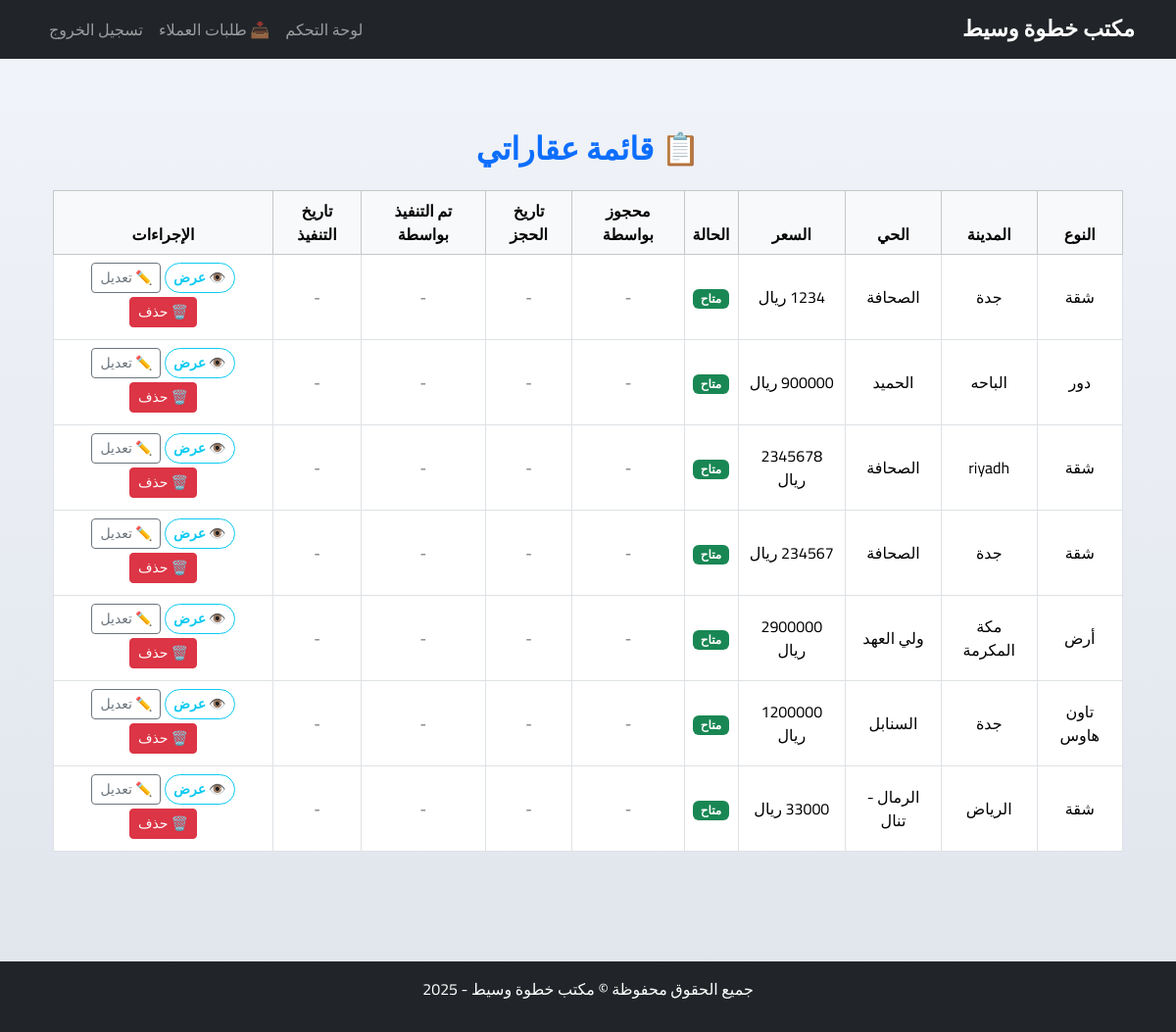
The app's page /dashboard/my-properties/ (signed in), older data.
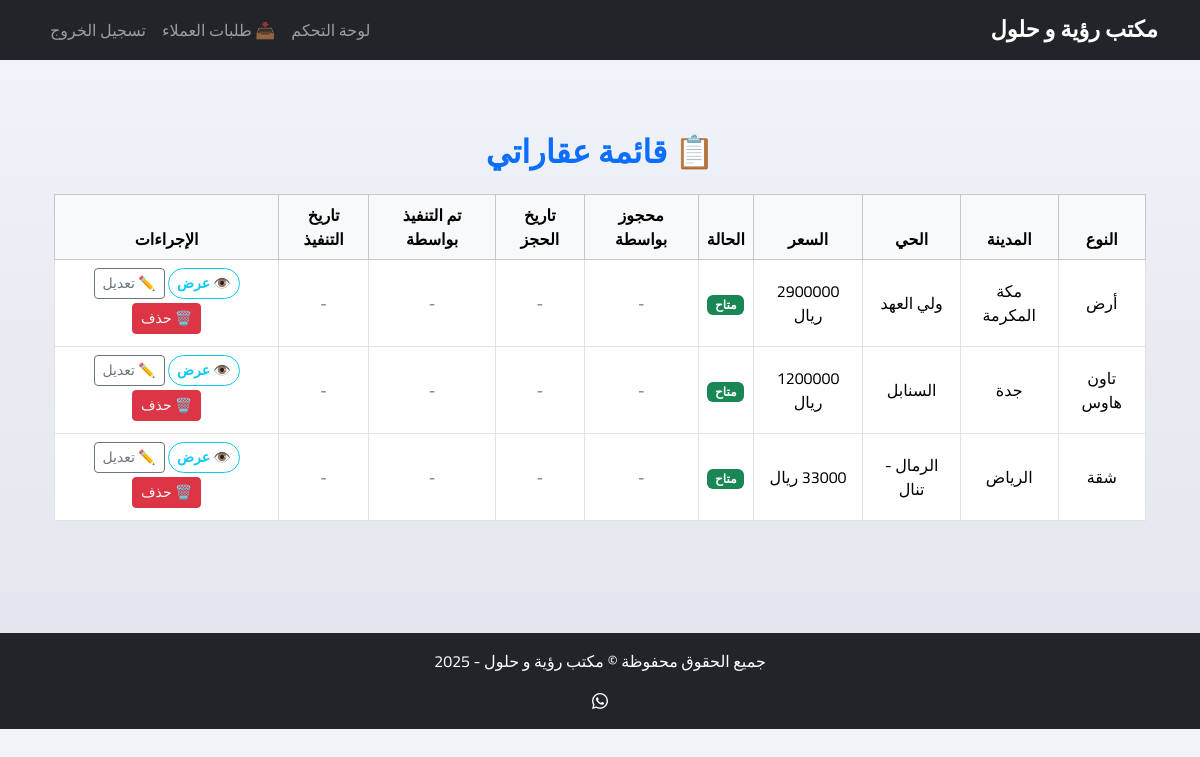
The same page, newer data.
### core/models.py (models this page shows, shortened)
class Property(models.Model):
    PROPERTY_TYPE_CHOICES = [
        ('apartment', 'شقة'),
        ('villa', 'فيلا'),
        ('land', 'أرض'),
        ('building', 'عمارة'),
        ('townhouse', 'تاون هاوس'),
        ('floor', 'دور'),
        ('palace', 'قصر'),
        ('chalet', 'استراحة'),
        ('farm', 'مزرعة'),
    ]
    OFFER_TYPE_CHOICES = [
        ('sale', 'بيع'),
        ('rent', 'إيجار'),
    ]
    PROPERTY_STATUS_CHOICES = [
        ('available', 'متاح'),
        ('reserved', 'محجوز'),
        ('executed', 'تم التنفيذ'),
    ]
    property_type = models.CharField(max_length=20, choices=PROPERTY_TYPE_CHOICES)
    offer_type = models.CharField(max_length=10, choices=OFFER_TYPE_CHOICES)
    age = models.PositiveIntegerField()
    price = models.DecimalField(max_digits=12, decimal_places=2)
    city = models.CharField(max_length=100)
    district = models.CharField(max_length=100)
    phone = models.CharField(max_length=20, verbose_name="رقم الجوال", null=True, blank=True)
    description = models.TextField()
    image = CloudinaryField('image', blank=True, null=True)
    license_number = models.CharField(max_length=50, blank=True, null=True)
    area = models.FloatField(null=True, blank=True)
    owner = models.ForeignKey(
        settings.AUTH_USER_MODEL,
        on_delete=models.CASCADE,
        related_name='properties'
    )
    created_at = models.DateTimeField(auto_now_add=True)
    status = models.CharField(
        max_length=10,
        choices=PROPERTY_STATUS_CHOICES,
        default='available'
    )
    reserved_by = models.ForeignKey(
        settings.AUTH_USER_MODEL,
        null=True,
        blank=True,
        on_delete=models.SET_NULL,
        related_name='reserved_properties',
        verbose_name="تم الحجز بواسطة"
    )
    reserved_at = models.DateTimeField(null=True, blank=True, verbose_name="وقت الحجز")
    executed_by = models.ForeignKey(
        settings.AUTH_USER_MODEL,
        null=True,
        blank=True,
        on_delete=models.SET_NULL,
        related_name='executed_properties',
        verbose_name="تم التنفيذ بواسطة"
    )
    executed_at = models.DateTimeField(null=True, blank=True, verbose_name="وقت التنفيذ")

class SiteSettings(models.Model):
    site_name = models.CharField(max_length=100, default='مكتب خطوة وسيط')
    twitter_url = models.URLField(blank=True, null=True)
    snapchat_url = models.URLField(blank=True, null=True)
    whatsapp_number = models.CharField(max_length=20, blank=True, null=True)
    class Meta:
        verbose_name = "إعدادات الموقع"
        verbose_name_plural = "إعدادات الموقع"

### core/views.py (the view)
# urls.py: path('dashboard/my-properties/', views.my_properties_view, name='my_properties'),
@login_required
def my_properties_view(request):
    properties = Property.objects.filter(owner=request.user).order_by('-created_at')
    return render(request, 'core/my_properties.html', {'properties': properties})

### core/context_processors.py (called while the page is built)
def site_settings(request):
    try:
        return {'site_settings': SiteSettings.objects.first()}
    except:
        return {'site_settings': None}

### core/templates/core/my_properties.html (shortened to what this page needs)
{% extends 'core/base.html' %}
{% block content %}
<div class="container py-5">
    <h2 class="text-center fw-bold text-primary mb-4">📋 قائمة عقاراتي</h2>
    <div class="table-responsive">
        <table class="table table-bordered text-center align-middle">
            <thead class="table-light">
                <tr>
                    <th>النوع</th>
                    <th>المدينة</th>
                    <th>الحي</th>
                    <th>السعر</th>
                    <th>الحالة</th>
                    <th>محجوز بواسطة</th>
                    <th>تاريخ الحجز</th>
                    <th>تم التنفيذ بواسطة</th>
                    <th>تاريخ التنفيذ</th>
                    <th>الإجراءات</th>
                </tr>
            </thead>
            <tbody>
                {% for property in properties %}
                <tr>
                    <td>{{ property.get_property_type_display }}</td>
                    <td>{{ property.city }}</td>
                    <td>{{ property.district }}</td>
                    <td>{{ property.price|floatformat:0 }} ريال</td>
                    <td>
                        {% if property.status == 'available' %}
                            <span class="badge bg-success">متاح</span>
                        {% elif property.status == 'reserved' %}
                            <span class="badge bg-warning text-dark">محجوز</span>
                        {% elif property.status == 'executed' %}
                            <span class="badge bg-danger">تم التنفيذ</span>
                        {% endif %}
                    </td>
                    <td>
                        {% if property.reserved_by %}
                            {{ property.reserved_by.get_full_name|default:property.reserved_by.username }}
                        {% else %}<span class="text-muted">-</span>{% endif %}
                    </td>
                    <td>
                        {% if property.reserved_at %}
                            {{ property.reserved_at|date:"Y/m/d H:i" }}
                        {% else %}<span class="text-muted">-</span>{% endif %}
                    </td>
                    <td>
                        {% if property.executed_by %}
                            {{ property.executed_by.get_full_name|default:property.executed_by.username }}
                        {% else %}<span class="text-muted">-</span>{% endif %}
                    </td>
                    <td>
                        {% if property.executed_at %}
                            {{ property.executed_at|date:"Y/m/d H:i" }}
                        {% else %}<span class="text-muted">-</span>{% endif %}
                    </td>
                    <td>
                        <a href="{% url 'property_detail' property.id %}" class="btn btn-sm btn-outline-info mb-1">👁️ عرض</a>
                        <a href="{% url 'edit_property' property.id %}" class="btn btn-sm btn-outline-secondary mb-1">✏️ تعديل</a>
                        <button class="btn btn-sm btn-danger mb-1" data-bs-toggle="modal" data-bs-target="#deleteModal{{ property.id }}">
                            🗑️ حذف
                        </button>
                    </td>
                </tr>
                {% empty %}
                <tr>
                    <td colspan="10" class="text-muted">لا توجد عقارات مسجلة بعد.</td>
                </tr>
                {% endfor %}
            </tbody>
        </table>
    </div>
</div>
{% endblock %}

### core/templates/core/base.html (shortened to what this page needs)
{% load static %}
<!DOCTYPE html>
<html lang="ar" dir="rtl">
<head>
    <link href="https://cdn.jsdelivr.net/npm/bootstrap@5.3.3/dist/css/bootstrap.rtl.min.css" rel="stylesheet">
    <link href="https://cdn.jsdelivr.net/npm/bootstrap-icons@1.10.5/font/bootstrap-icons.css" rel="stylesheet">
    <link rel="stylesheet" href="{% static 'css/dashboard.css' %}">
</head>
<body class="{% block body_class %}{% endblock %}">
<nav class="navbar navbar-expand-lg navbar-dark bg-dark mb-4">
    <div class="container">
        <a class="navbar-brand" href="/">{{ site_settings.site_name|default:"مكتب خطوة وسيط" }}</a>
        <div class="collapse navbar-collapse justify-content-end" id="navbarNav">
            <ul class="navbar-nav">
                {% if user.is_authenticated %}
                    <li class="nav-item">
                        <a class="nav-link" href="{% url 'dashboard' %}">لوحة التحكم</a>
                    </li>
                    <li class="nav-item">
                        <a class="nav-link" href="{% url 'customer_requests' %}">📥 طلبات العملاء</a>
                    </li>
                    <li class="nav-item">
                        <a class="nav-link" href="{% url 'logout' %}">تسجيل الخروج</a>
                    </li>
                {% else %}
                    <li class="nav-item">
                        <a class="nav-link" href="{% url 'login' %}">تسجيل الدخول</a>
                    </li>
                {% endif %}
            </ul>
        </div>
    </div>
</nav>
<div class="container mb-5">
    {% block content %}{% endblock %}
</div>
<footer class="bg-dark text-white text-center py-3 mt-auto">
    <div class="container">
        <p>جميع الحقوق محفوظة &copy; {{ site_settings.site_name|default:"مكتب خطوة وسيط" }} - 2025</p>
        <div>
            {% if site_settings.whatsapp_number %}
                <a href="https://wa.me/{{ site_settings.whatsapp_number }}" class="text-white"><i class="bi bi-whatsapp"></i></a>
            {% endif %}
        </div>
    </div>
</footer>
</body>
</html>

### static/css/dashboard.css (style rules this page uses)
body { background: linear-gradient(to bottom, #f1f4f9, #e0e4ec); font-family: 'Cairo', sans-serif; color: #333; }
.text-muted { font-size: 0.95rem; color: #666 !important; }

### core/templates/core/base.html (style rules this page uses)
body { font-family: 'Cairo', sans-serif; background: linear-gradient(to bottom, #f1f4f9, #e0e4ec); color: #333; }
.navbar-brand { font-weight: bold; font-size: 1.4rem; color: #ffffff !important; }
.btn-primary, .btn-success, .btn-outline-primary, .btn-outline-info { font-weight: bold; border-radius: 30px; }

Row changes from the older to the newer data that the page shows:
removed Property: property_type "شقة", city "جدة", district "الصحافة", status "متاح"
removed Property: property_type "دور", city "الباحه", district "الحميد", price "900000", status "متاح"
removed Property: property_type "شقة", city "riyadh", district "الصحافة", price "2345678", status "متاح"
removed Property: property_type "شقة", city "جدة", district "الصحافة", status "متاح"
added SiteSettings: site_name "مكتب رؤية و حلول"
Text that changed along with them:
{{ site_settings.site_name|default:"مكتب خطوة وسيط" }}: "مكتب خطوة وسيط" → (not shown)
